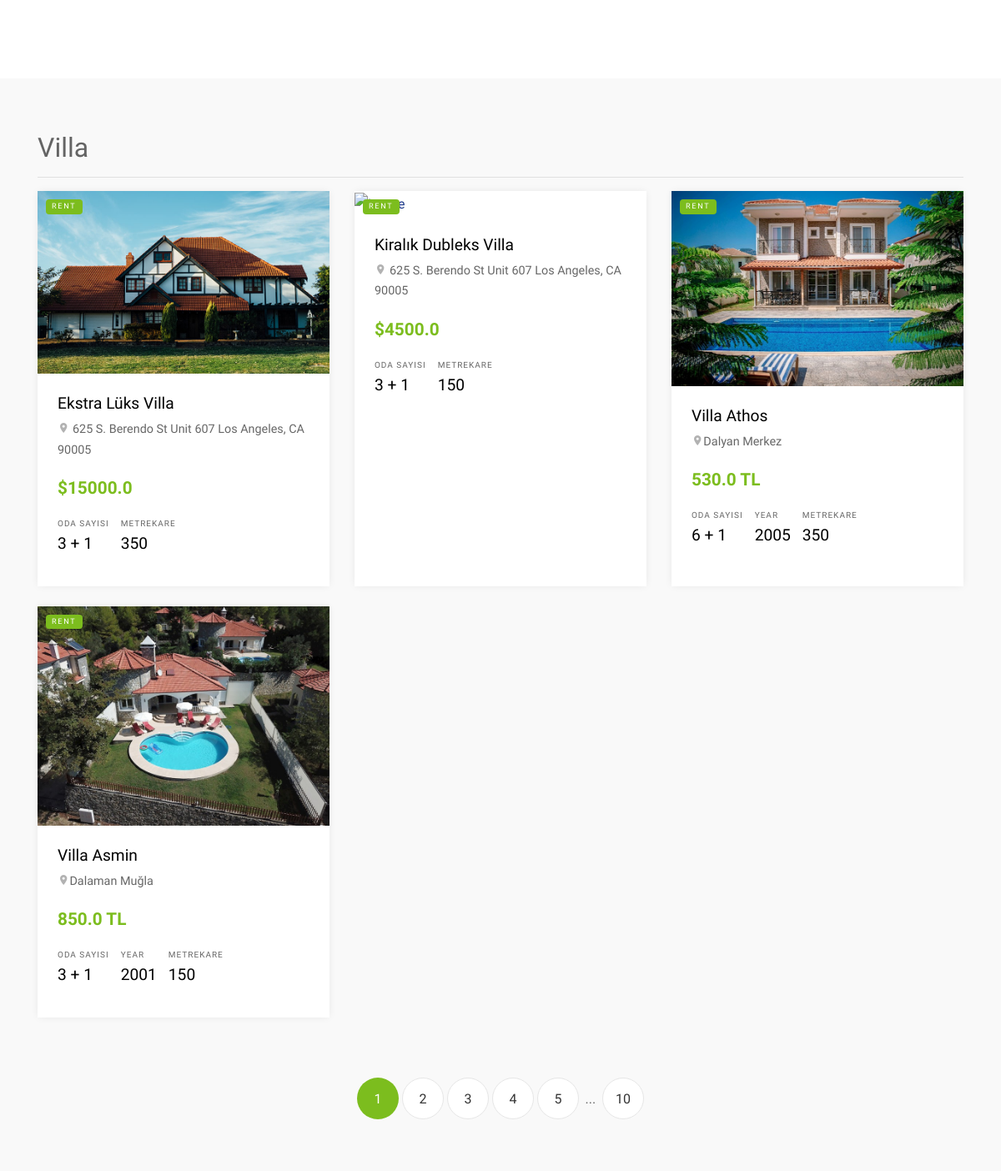
The app's page /category/9/Kiralik-Villa/ (middle part), older data.
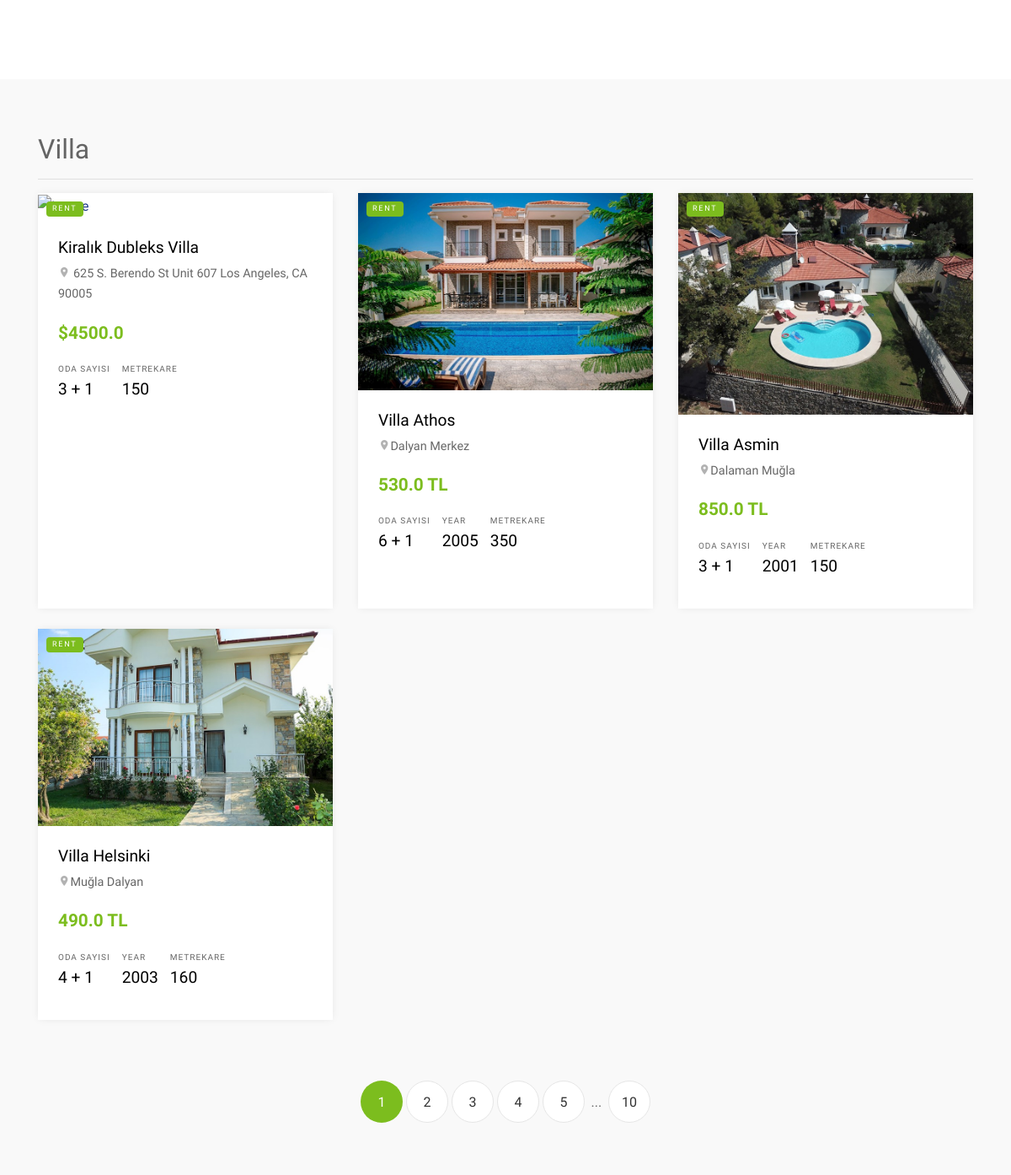
The same page, newer data.
### product/models.py (models this page shows, shortened)
class Category(MPTTModel):
    STATUS = (
        ('True', 'Evet'),
        ('False', 'Hayır'),
    )
    title = models.CharField(max_length=100)
    keywords = models.CharField(max_length=255)
    description = models.CharField(max_length=255)
    image = models.ImageField(blank=True, upload_to='images/')
    status = models.CharField(max_length=10, choices=STATUS)
    slug = models.SlugField(null=False, unique=True)
    parent = TreeForeignKey('self', blank=True, null=True, related_name='children', on_delete=models.CASCADE)
    create_at = models.DateTimeField(auto_now_add=True)
    update_at = models.DateTimeField(auto_now=True)
    class MPTTMeta:
        order_insertion_by = ['title']

class Product(models.Model):
        STATUS = (
            ('True', 'Evet'),
            ('False', 'Hayır'),
        )
        category = models.ForeignKey(Category, on_delete=models.CASCADE)
        title = models.CharField(max_length=150)
        keywords = models.CharField(max_length=255)
        description = models.CharField(max_length=255)
        image = models.ImageField(blank=True, upload_to='images/')
        price = models.FloatField()
        amount = models.IntegerField()
        detail = RichTextUploadingField()
        address = models.CharField(max_length=255)
        room = models.IntegerField(blank=True, )
        year = models.IntegerField(blank=True, )
        sqm = models.IntegerField(blank=True, )
        slug = models.SlugField(null=False, unique=True)
        status = models.CharField(max_length=10, choices=STATUS)
        create_at = models.DateTimeField(auto_now_add=True)
        update_at = models.DateTimeField(auto_now=True)
        def image_tag(self):
            return mark_safe('<img src="{}" height="50"/>'.format(self.image.url))
        image_tag.short_description = 'Image'

### property/models.py (models this page shows, shortened)
class Properties(models.Model):
    STATUS = (
        ('New', 'New'),
        ('True', 'Confirmed'),
        ('False', 'Declined'),
    )
    user = models.ForeignKey(User, on_delete=models.CASCADE, null=True)
    category = models.ForeignKey(Category, on_delete=models.CASCADE, null=True)
    title = models.CharField(max_length=150)
    keywords = models.CharField(max_length=255)
    description = models.CharField(max_length=255)
    image = models.ImageField(blank=True, upload_to='images/')
    price = models.FloatField(blank=True,)
    address = models.CharField(max_length=255)
    room = models.IntegerField(blank=True,)
    year = models.IntegerField(blank=True, )
    sqm = models.IntegerField(blank=True,)
    detail = RichTextUploadingField()
    slug = models.SlugField(null=True, unique=True)
    status = models.CharField(max_length=10, choices=STATUS,default='New')
    create_at = models.DateTimeField(auto_now_add=True)
    update_at = models.DateTimeField(auto_now=True)

### home/views.py (the view)
# urls.py: path('category/<int:id>/<slug:slug>/', views.category_products, name='category_products'),
def category_products(request,id,slug):
    sliderdata = Product.objects.all()[:4]
    category = Category.objects.all()
    categorydata = Category.objects.get(pk=id)
    products = Product.objects.filter(category_id=id)
    propertys = Properties.objects.filter(category_id=id, status='True')
    context = {'products': products,
               'category': category,
               'sliderdata': sliderdata,
               'categorydata': categorydata,
               'propertys':propertys,
               }
    return render(request, 'products.html', context)

### home/templates/products.html (shortened to what this page needs)
{% extends "homebase.html" %}
{% load static %}
{% block content %}
    <div class="site-section site-section-sm pb-0">
    <div class="container">
        <div class="row">
            <div class="row">
                <div class="col-md-12" >
                    <div class="view-options bg-white py-3 px-3 d-md-flex align-items-center">
                            {% load mptt_tags %}
                    </div>
                </div>
            </div>
        </div>
    </div>
    <div class="site-section site-section-sm bg-light">
        <div class="container">
            <h2>{{ categorydata.title }}</h2>
            <hr>
            <div class="row mb-5">
                {% for rs in products %}
                    <div class="col-md-6 col-lg-4 mb-4">
                        <div class="property-entry h-100">
                            <a href="/product/{{ rs.id }}/{{ rs.slug }}" class="property-thumbnail">
                                <div class="offer-type-wrap">
                                    <span class="offer-type bg-success">Rent</span>
                                </div>
                                <img src="{{ rs.image.url }}" alt="Image" class="img-fluid">
                            </a>
                            <div class="p-4 property-body">
                                <h2 class="property-title"><a href="/product/{{ rs.id }}/{{ rs.slug }}">{{ rs.title }}</a></h2>
                                <span class="property-location d-block mb-3"><span class="property-icon icon-room"></span> 625 S. Berendo St Unit 607 Los Angeles, CA 90005</span>
                                <strong class="property-price text-primary mb-3 d-block text-success">${{ rs.price }}</strong>
                                <ul class="property-specs-wrap mb-3 mb-lg-0">
                                    <li>
                                        <span class="property-specs">Oda Sayısı</span>
                                        <span class="property-specs-number">3 + 1</span>
                                    </li>
                                    <li>
                                        <span class="property-specs">Metrekare</span>
                                        <span class="property-specs-number">{{ rs.amount }}</span>
                                    </li>
                                </ul>
                            </div>
                        </div>
                    </div>
                {% endfor %}
                {% for rs in propertys %}
                    <div class="col-md-6 col-lg-4 mb-4">
                        <div class="property-entry h-100">
                            <a href="/property/{{ rs.id }}/{{ rs.slug }}" class="property-thumbnail">
                                <div class="offer-type-wrap">
                                    <span class="offer-type bg-success">Rent</span>
                                </div>
                                <img src="{{ rs.image.url }}" alt="Image" class="img-fluid">
                            </a>
                            <div class="p-4 property-body">
                                <h2 class="property-title"><a href="/property/{{ rs.id }}/{{ rs.slug }}">{{ rs.title }}</a></h2>
                                <span class="property-location d-block mb-3"><span class="property-icon icon-room"></span>{{ rs.address }}</span>
                                <strong class="property-price text-primary mb-3 d-block text-success">{{ rs.price }} TL</strong>
                                <ul class="property-specs-wrap mb-3 mb-lg-0">
                                    <li>
                                        <span class="property-specs">Oda Sayısı</span>
                                        <span class="property-specs-number">{{ rs.room }} + 1</span>
                                    </li>
                                    <li>
                                      <span class="property-specs">Year</span>
                                      <span class="property-specs-number">{{ rs.year }}</span>
                                    </li>
                                    <li>
                                        <span class="property-specs">Metrekare</span>
                                        <span class="property-specs-number">{{ rs.sqm }}</span>
                                    </li>
                                </ul>
                            </div>
                        </div>
                    </div>
                {% endfor %}
            </div>
            <div class="row">
                <div class="col-md-12 text-center">
                    <div class="site-pagination">
                        <a href="#" class="active">1</a>
                        <a href="#">2</a>
                        <a href="#">3</a>
                        <a href="#">4</a>
                        <a href="#">5</a>
                        <span>...</span>
                        <a href="#">10</a>
                    </div>
                </div>
            </div>
        </div>
    </div>
{% endblock %}

### home/templates/homebase.html (shortened to what this page needs)
{% load static %}
<!DOCTYPE html>
<html lang="en">
<head>
    <link rel="stylesheet" href="{% static 'fonts/icomoon/style.css' %}" />
    <link rel="stylesheet" href="{% static 'css/bootstrap.min.css' %}">
    <link rel="stylesheet" href="{% static 'css/magnific-popup.css' %}">
    <link rel="stylesheet" href="{% static 'css/jquery-ui.css' %}">
    <link rel="stylesheet" href="{% static 'css/owl.carousel.min.css' %}">
    <link rel="stylesheet" href="{% static 'css/owl.theme.default.min.css' %}">
    <link rel="stylesheet" href="{% static 'css/bootstrap-datepicker.css' %}">
    <link rel="stylesheet" href="{% static 'css/mediaelementplayer.css' %}">
    <link rel="stylesheet" href="{% static 'css/animate.css' %}">
    <link rel="stylesheet" href="{% static 'fonts/flaticon/font/flaticon.css' %}">
    <link rel="stylesheet" href="{% static 'css/fl-bigmug-line.css' %}">
    <link rel="stylesheet" href="{% static 'css/aos.css' %}">
    <link rel="stylesheet" href="{% static 'css/style.css' %}">
    <link rel="stylesheet" href="https://ajax.googleapis.com/ajax/libs/jqueryui/1.11.4/themes/smoothness/jquery-ui.css">
</head>
<body>
    {% block content %}  {% endblock %}
</body>
</html>

### home/templates/header.html (shortened to what this page needs)
{% load static %}
              {% load mptt_tags %}

### home/templates/slider.html (shortened to what this page needs)
{% load static %}

### home/templates/footer.html (shortened to what this page needs)
{% load static %}

### home/static/css/style.css (style rules this page uses)
body { line-height: 1.7; color: rgba(0, 0, 0, 0.6); font-weight: 400; font-size: 1rem; font-family: "Roboto Mono", SFMono-Regular, Menlo, Monaco, Consolas, "Liberation Mono", "Courier New", monospace; font-family: "Nunito Sans", -apple-system, BlinkMacSystemFont, "Segoe UI", Roboto, "Helvetica Neue", Arial, sans-serif, "Apple Color Emoji", "Segoe UI Emoji", "Segoe UI Symbol", "Noto Color Emoji"; }
a { -webkit-transition: .3s all ease; -o-transition: .3s all ease; transition: .3s all ease; }
.bg-light { background: #f9f9f9 !important; }
.site-section { padding: 3em 0; }
@media (min-width: 768px) { .site-section { padding: 7em 0; } }
.site-section.site-section-sm { padding: 4em 0; }
.property-entry { -webkit-box-shadow: 0 0 10px -2px rgba(0, 0, 0, 0.1); box-shadow: 0 0 10px -2px rgba(0, 0, 0, 0.1); background: #fff; }
.property-entry .property-body { position: relative; }
.property-entry .offer-type-wrap { position: absolute; top: 10px; left: 10px; z-index: 8; }
.property-entry .property-thumbnail { overflow: hidden; position: relative; display: block; }
.property-entry .property-thumbnail .offer-type { display: block; margin-bottom: 5px; padding: 1px 7px; color: #fff; text-transform: uppercase; letter-spacing: .2em; font-size: 9px; border-radius: 4px; }
.property-entry .property-thumbnail img { -webkit-transition: .3s all ease; -o-transition: .3s all ease; transition: .3s all ease; -webkit-transform: scale(1); -ms-transform: scale(1); transform: scale(1); }
.property-entry .property-title { font-size: 1.2rem; }
.property-entry .property-title a { color: #000; }
.property-entry .property-location { font-size: .9rem; }
.property-entry .property-location .property-icon { color: rgba(0, 0, 0, 0.3); }
.property-entry .property-specs-number { font-size: 1.2rem; color: #000; }
.property-entry .property-specs-wrap { list-style: none; padding: 0; margin: 0; }
.property-entry .property-specs-wrap li { display: inline-block; margin-right: 10px; margin-bottom: 10px; }
.property-entry .property-specs { display: block; text-transform: uppercase; font-size: 10px; letter-spacing: .1em; }
.property-entry .property-price { font-size: 1.3rem; }
.property-specs-wrap { list-style: none; padding: 0; margin: 0; }
.property-specs-wrap li { display: inline-block; margin-right: 10px; margin-bottom: 10px; }
.property-specs { display: block; text-transform: uppercase; font-size: 10px; letter-spacing: .1em; }
.property-price { font-size: 1.3rem; }
.site-pagination a { display: inline-block; width: 50px; border-radius: 50%; height: 50px; line-height: 50px; background: #fff; color: #333333; border: 1px solid #e6e6e6; }
.site-pagination a.active { border: 1px solid transparent; background: #7cbd1e; color: #fff; }
.site-pagination span { display: inline-block; width: 20px; }
.property-body { padding: 40px; }

Row changes from the older to the newer data that the page shows:
removed Product: image (picture), title "Ekstra Lüks Villa", price "15000.0", amount "350"
added Properties: image (picture), title "Villa Helsinki", address "Muğla Dalyan", price "490.0", room "4", year "2003", sqm "160"
